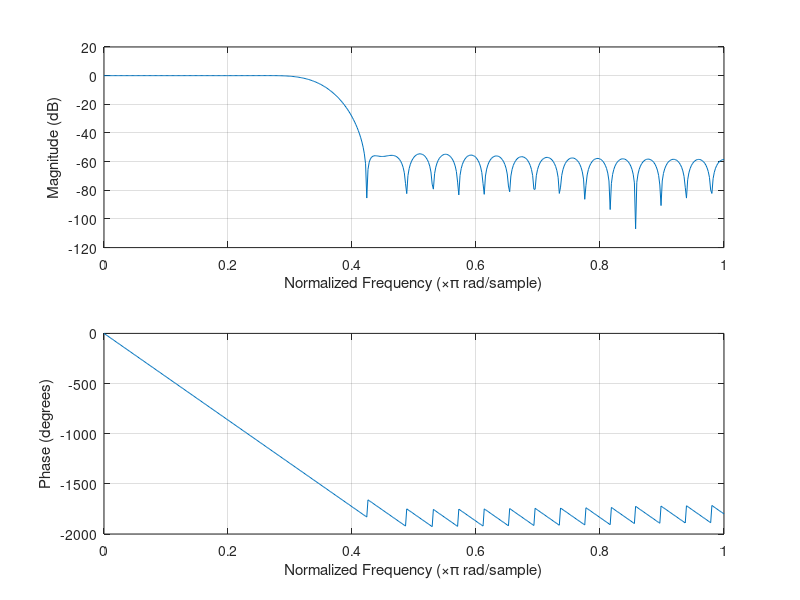
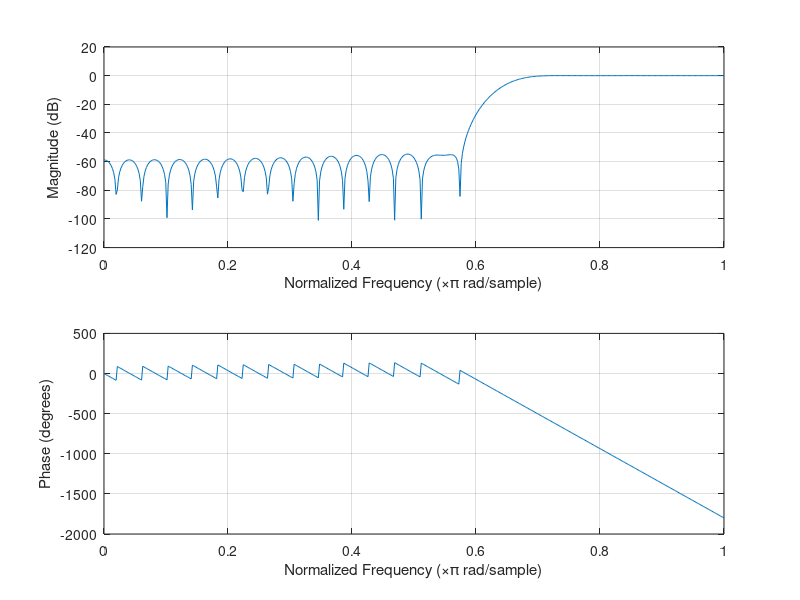
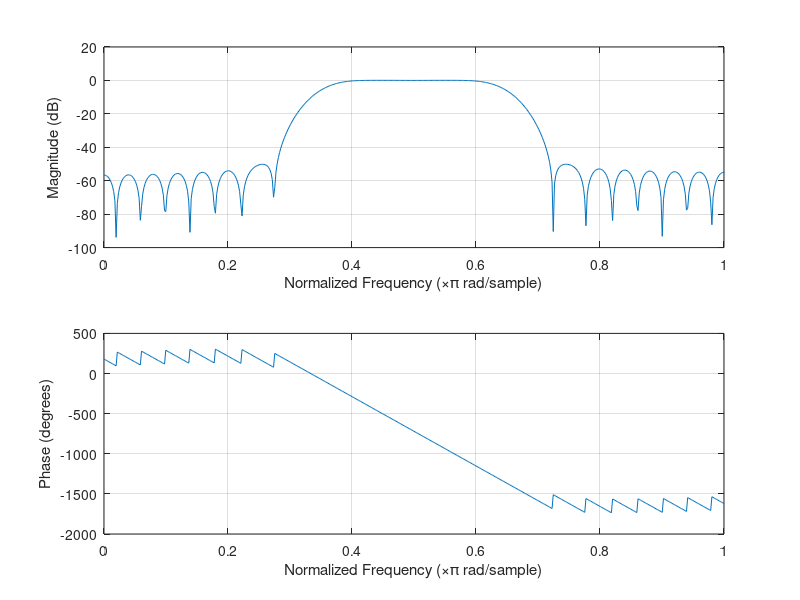
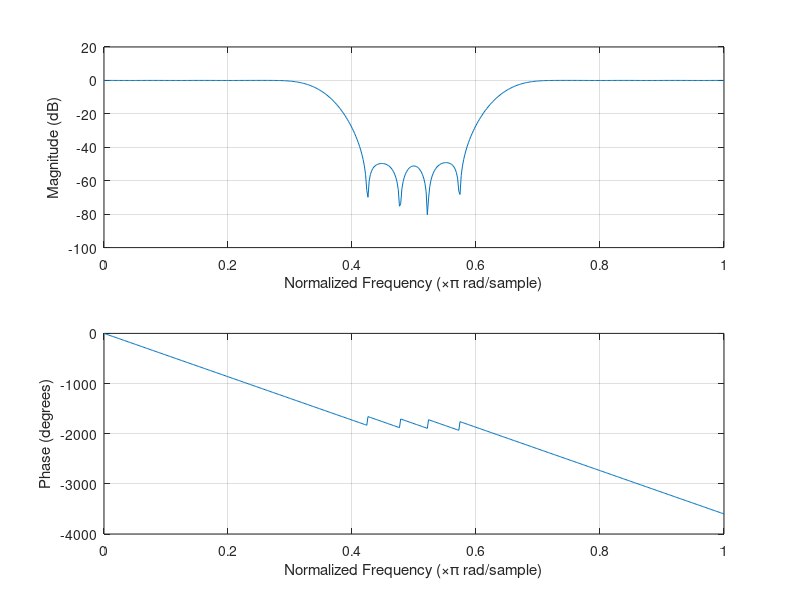

Write MATLAB code to recreate these figures, in order.
clear, clc;

order = 48;

figure(1);
filter_coef=fir1(order, 0.35, 'low', hamming(order+1), 'scale');
freqz(filter_coef,1)

figure(2);
filter_coef=fir1(order, 0.65, 'high', hamming(order+1), 'scale');
freqz(filter_coef,1)

figure(3);
filter_coef=fir1(order, [0.35 0.65], 'bandpass', hamming(order+1), 'scale');
freqz(filter_coef,1)

figure(4);
filter_coef=fir1(order, [0.35 0.65], 'stop', hamming(order+1), 'scale');
freqz(filter_coef,1)

figure(5);
filter_coef=fir1(order, [0.2 0.4 0.6 0.8], 'bandpass', hamming(order+1), 'scale');
freqz(filter_coef,1)

figure(6);
filter_coef=fir1(order, [0.2 0.4 0.6 0.8], 'stop', hamming(order+1), 'scale');
freqz(filter_coef,1)
